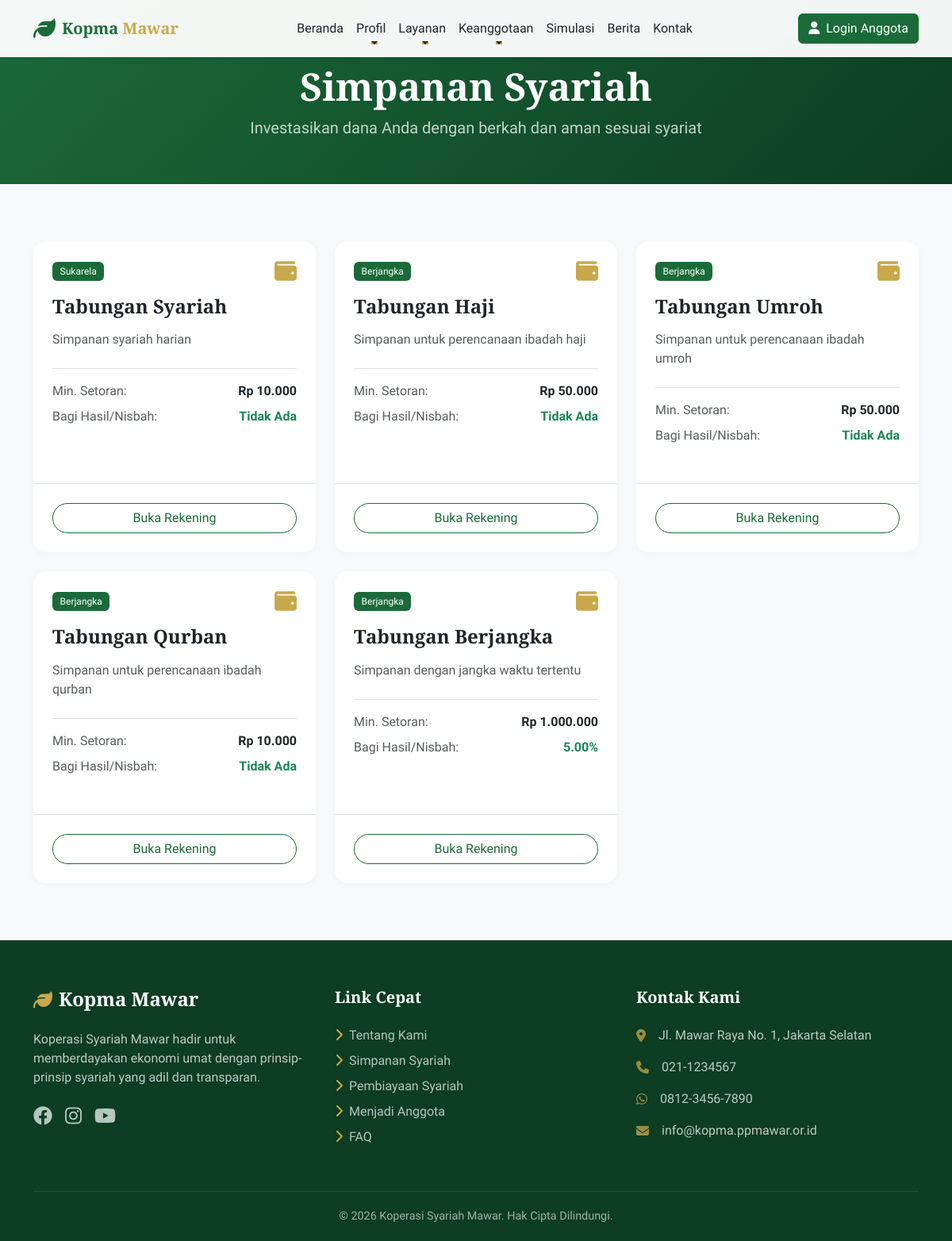
Screenshot of /product/savings with the database file from the repository.
### tables this page shows
CREATE TABLE savings_products (
    id INT AUTO_INCREMENT PRIMARY KEY,
    name VARCHAR(100) NOT NULL,
    type VARCHAR(50),
    description TEXT,
    min_amount DECIMAL(15,2),
    margin_rate DECIMAL(5,2),
    terms TEXT,
    is_active TINYINT(1) DEFAULT 1,
    created_at DATETIME
);

### app/controllers/ProductController.php (called while the page is built, shortened)
<?php
class ProductController extends Controller {
    public function savings() {
        $savingModel = $this->model('SavingProductModel');
        $data = [
            'title' => 'Simpanan Syariah',
            'products' => $savingModel->findActive()
        ];
        $this->view('public/savings', $data);
    }
}

### app/core/App.php (called while the page is built, shortened)
<?php
class App {
    protected $controller = 'HomeController';
    protected $method = 'index';
    public function __construct() {
        $url = $this->parseUrl();
        $controllerName = isset($url[0]) ? str_replace('-', '', ucwords($url[0], '-')) . 'Controller' : $this->controller;
        if (file_exists(APP_ROOT . '/app/controllers/' . $controllerName . '.php')) {
            $this->controller = $controllerName;
            unset($url[0]);
        }
        $this->controller = new $this->controller;
        if (isset($url[1])) {
            $methodName = lcfirst(str_replace('-', '', ucwords($url[1], '-')));
            if (method_exists($this->controller, $methodName)) {
                $this->method = $methodName;
                unset($url[1]);
            }
        }
        $this->params = $url ? array_values($url) : [];
        call_user_func_array([$this->controller, $this->method], $this->params);
    }
    public function parseUrl() {
        if (isset($_GET['url'])) {
            $url = rtrim($_GET['url'], '/');
            $url = filter_var($url, FILTER_SANITIZE_URL);
            $url = explode('/', $url);
            return $url;
        }
        return [];
    }
}

### public/index.php (called while the page is built, shortened)
<?php
spl_autoload_register(function($class) {
    $paths = [
        APP_ROOT . '/app/core/' . $class . '.php',
        APP_ROOT . '/app/controllers/' . $class . '.php',
        APP_ROOT . '/app/models/' . $class . '.php',
        APP_ROOT . '/app/helpers/' . $class . '.php',
    ];
    foreach ($paths as $path) {
        if (file_exists($path)) {
            return;
        }
    }
});
$app = new App();

### app/helpers/Auth.php (called while the page is built, shortened)
<?php
class Auth {
    public static function isLoggedIn() {
        return isset($_SESSION['user_id']);
    }
}

### app/models/SavingProductModel.php (called while the page is built, shortened)
<?php
class SavingProductModel {
    private $db;
    public function __construct() {
        $this->db = Database::getInstance()->getConnection();
    }
    public function findActive() {
        $stmt = $this->db->query("SELECT * FROM savings_products WHERE is_active = 1 ORDER BY created_at DESC");
        return $stmt->fetchAll();
    }
}

### app/core/Database.php (called while the page is built)
<?php
class Database {
    private static $instance = null;
    private $pdo;
    private function __construct() {
        try {
            $dsn = "mysql:host=" . DB_HOST . ";dbname=" . DB_NAME . ";charset=utf8mb4";
            $options = [
                PDO::ATTR_ERRMODE            => PDO::ERRMODE_EXCEPTION,
                PDO::ATTR_DEFAULT_FETCH_MODE => PDO::FETCH_ASSOC,
                PDO::ATTR_EMULATE_PREPARES   => false,
            ];
            $this->pdo = new PDO($dsn, DB_USER, DB_PASS, $options);
        } catch (PDOException $e) {
            die("Connection failed: " . $e->getMessage());
        }
    }
    public static function getInstance() {
        if (self::$instance == null) {
            self::$instance = new Database();
        }
        return self::$instance;
    }
    public function getConnection() {
        return $this->pdo;
    }
}

### app/helpers/Helper.php (called while the page is built, shortened)
<?php
class Helper {
    public static function formatRupiah($amount) {
        return "Rp " . number_format($amount, 0, ',', '.');
    }
}

### app/views/public/savings.php (the view)
<?php include APP_ROOT . '/app/views/layouts/public_header.php'; ?>
<div class="page-header">
    <div class="container">
        <h1 class="display-5 fw-bold">Simpanan Syariah</h1>
        <p class="lead opacity-75">Investasikan dana Anda dengan berkah dan aman sesuai syariat</p>
    </div>
</div>
<section class="py-5 my-4">
    <div class="container">
        <div class="row g-4">
            <?php if(empty($products)): ?>
                <div class="col-12 text-center py-5">
                    <h4 class="text-muted">Belum ada produk simpanan yang tersedia.</h4>
                </div>
            <?php else: ?>
                <?php foreach($products as $product): ?>
                <div class="col-lg-4 col-md-6">
                    <div class="card shadow-sm border-0 rounded-4 h-100 card-hover-lift">
                        <div class="card-body p-4">
                            <div class="d-flex justify-content-between align-items-center mb-3">
                                <span class="badge <?= $product['type'] == 'Wajib' ? 'bg-danger' : 'bg-primary' ?>"><?= $product['type'] ?></span>
                                <i class="fa-solid fa-wallet text-secondary fs-3"></i>
                            </div>
                            <h4 class="card-title fw-bold text-primary-dark mb-3"><?= $product['name'] ?></h4>
                            <p class="card-text text-muted mb-4"><?= $product['description'] ?></p>
                            <ul class="list-unstyled mb-4 border-top pt-3">
                                <li class="d-flex justify-content-between mb-2">
                                    <span class="text-muted">Min. Setoran:</span>
                                    <span class="fw-bold"><?= Helper::formatRupiah($product['min_amount']) ?></span>
                                </li>
                                <li class="d-flex justify-content-between mb-2">
                                    <span class="text-muted">Bagi Hasil/Nisbah:</span>
                                    <span class="fw-bold text-success"><?= $product['margin_rate'] > 0 ? $product['margin_rate'].'%' : 'Tidak Ada' ?></span>
                                </li>
                            </ul>
                        </div>
                        <div class="card-footer bg-transparent border-top p-4 text-center">
                            <a href="<?= BASE_URL ?>/membership/register" class="btn btn-outline-primary w-100 rounded-pill">Buka Rekening</a>
                        </div>
                    </div>
                </div>
                <?php endforeach; ?>
            <?php endif; ?>
        </div>
    </div>
</section>
<?php include APP_ROOT . '/app/views/layouts/public_footer.php'; ?>

### app/core/Controller.php (shortened to what this page needs)
<?php
class Controller {
    public function view($view, $data = []) {
        if (file_exists(APP_ROOT . '/app/views/' . $view . '.php')) {
            extract($data);
            require_once APP_ROOT . '/app/views/' . $view . '.php';
        } else {
            die("View does not exist: " . $view);
        }
    }
    public function model($model) {
        if (file_exists(APP_ROOT . '/app/models/' . $model . '.php')) {
            return new $model();
        }
        die("Model does not exist: " . $model);
    }
}

### app/views/layouts/public_header.php (shortened to what this page needs)
<!DOCTYPE html>
<html lang="id">
<head>
    <link href="https://cdn.jsdelivr.net/npm/bootstrap@5.3.2/dist/css/bootstrap.min.css" rel="stylesheet">
    <link rel="stylesheet" href="https://cdnjs.cloudflare.com/ajax/libs/font-awesome/6.4.0/css/all.min.css">
    <link rel="stylesheet" href="<?= BASE_URL ?>/assets/css/main.css">
</head>
<body>
    <nav class="navbar navbar-expand-lg fixed-top">
        <div class="container">
            <a class="navbar-brand d-flex align-items-center" href="<?= BASE_URL ?>/">
                <i class="fa-solid fa-leaf text-primary me-2 fs-3"></i>
                <span class="fw-bold text-primary">Kopma <span class="text-secondary">Mawar</span></span>
            </a>
            <div class="collapse navbar-collapse" id="navbarNav">
                <ul class="navbar-nav mx-auto">
                    <li class="nav-item">
                        <a class="nav-link spa-link" href="<?= BASE_URL ?>/">Beranda</a>
                    </li>
                    <li class="nav-item dropdown">
                        <a class="nav-link dropdown-toggle" href="#" role="button" data-bs-toggle="dropdown">Profil</a>
                    </li>
                    <li class="nav-item dropdown">
                        <a class="nav-link dropdown-toggle" href="#" role="button" data-bs-toggle="dropdown">Layanan</a>
                    </li>
                    <li class="nav-item dropdown">
                        <a class="nav-link dropdown-toggle" href="#" role="button" data-bs-toggle="dropdown">Keanggotaan</a>
                    </li>
                    <li class="nav-item">
                        <a class="nav-link spa-link" href="<?= BASE_URL ?>/simulation">Simulasi</a>
                    </li>
                    <li class="nav-item">
                        <a class="nav-link spa-link" href="<?= BASE_URL ?>/news">Berita</a>
                    </li>
                    <li class="nav-item">
                        <a class="nav-link spa-link" href="<?= BASE_URL ?>/contact">Kontak</a>
                    </li>
                </ul>
                <div class="d-flex">
                    <?php if(Auth::isLoggedIn()): ?>
                        <a href="<?= Auth::isAdmin() ? BASE_URL.'/admin-dashboard' : BASE_URL.'/member-dashboard' ?>" class="btn btn-outline-primary spa-link me-2">Dashboard</a>
                        <a href="<?= BASE_URL ?>/auth/logout" class="btn btn-primary">Logout</a>
                    <?php else: ?>
                        <a href="<?= BASE_URL ?>/auth/login" class="btn btn-primary spa-link"><i class="fa-solid fa-user me-2"></i>Login Anggota</a>
                    <?php endif; ?>
                </div>
            </div>
        </div>
    </nav>
    <main style="min-height: 80vh;">

### app/views/layouts/public_footer.php (shortened to what this page needs)
    </main>
    <footer class="footer">
        <div class="container">
            <div class="row gy-4">
                <div class="col-lg-4 col-md-6">
                    <h4 class="text-white mb-4 d-flex align-items-center">
                        <i class="fa-solid fa-leaf text-secondary me-2"></i> Kopma Mawar
                    </h4>
                    <p class="text-light opacity-75">Koperasi Syariah Mawar hadir untuk memberdayakan ekonomi umat dengan prinsip-prinsip syariah yang adil dan transparan.</p>
                    <div class="d-flex gap-3 mt-4">
                        <a href="#"><i class="fa-brands fa-facebook fs-4"></i></a>
                        <a href="#"><i class="fa-brands fa-instagram fs-4"></i></a>
                        <a href="#"><i class="fa-brands fa-youtube fs-4"></i></a>
                    </div>
                </div>
                <div class="col-lg-4 col-md-6">
                    <h5 class="text-white mb-4">Link Cepat</h5>
                    <ul class="list-unstyled d-flex flex-column gap-2">
                        <li><a href="<?= BASE_URL ?>/profile"><i class="fa-solid fa-chevron-right me-2 text-secondary"></i>Tentang Kami</a></li>
                        <li><a href="<?= BASE_URL ?>/product/savings"><i class="fa-solid fa-chevron-right me-2 text-secondary"></i>Simpanan Syariah</a></li>
                        <li><a href="<?= BASE_URL ?>/product/financing"><i class="fa-solid fa-chevron-right me-2 text-secondary"></i>Pembiayaan Syariah</a></li>
                        <li><a href="<?= BASE_URL ?>/membership"><i class="fa-solid fa-chevron-right me-2 text-secondary"></i>Menjadi Anggota</a></li>
                        <li><a href="<?= BASE_URL ?>/faq"><i class="fa-solid fa-chevron-right me-2 text-secondary"></i>FAQ</a></li>
                    </ul>
                </div>
                <div class="col-lg-4 col-md-6">
                    <h5 class="text-white mb-4">Kontak Kami</h5>
                    <ul class="list-unstyled text-light opacity-75 d-flex flex-column gap-3">
                        <li class="d-flex"><i class="fa-solid fa-location-dot mt-1 me-3 text-secondary"></i> Jl. Mawar Raya No. 1, Jakarta Selatan</li>
                        <li class="d-flex"><i class="fa-solid fa-phone mt-1 me-3 text-secondary"></i> 021-1234567</li>
                        <li class="d-flex"><i class="fa-brands fa-whatsapp mt-1 me-3 text-secondary"></i> 0812-3456-7890</li>
                        <li class="d-flex"><i class="fa-solid fa-envelope mt-1 me-3 text-secondary"></i> info@kopma.ppmawar.or.id</li>
                    </ul>
                </div>
            </div>
            <div class="footer-bottom text-center">
                <p class="mb-0">&copy; <?= date('Y') ?> Koperasi Syariah Mawar. Hak Cipta Dilindungi.</p>
            </div>
        </div>
    </footer>
</body>
</html>

### public/assets/css/main.css (style rules this page uses)
:root { --primary: #1B6B3A; --primary-dark: #0D3D22; --primary-light: #2A9D55; --secondary: #C9A84C; --secondary-light: #DFCD90; --dark: #212529; --light: #F8F9FA; --white: #ffffff; --gray: #6c757d; }
body { font-family: 'Plus Jakarta Sans', sans-serif; color: var(--dark); background-color: var(--light); overflow-x: hidden; }
h1, h2, h3, h4, h5, h6, .navbar-brand { font-family: 'Playfair Display', serif; font-weight: 700; }
.text-primary { color: var(--primary) !important; }
.text-secondary { color: var(--secondary) !important; }
.bg-primary { background-color: var(--primary) !important; }
.btn-primary { background-color: var(--primary); border-color: var(--primary); color: var(--white); transition: all 0.3s ease; }
.btn-outline-primary { color: var(--primary); border-color: var(--primary); }
.navbar { transition: all 0.3s ease; padding: 1rem 0; background: rgba(255, 255, 255, 0.95); backdrop-filter: blur(10px); box-shadow: 0 2px 10px rgba(0,0,0,0.05); }
.navbar-nav .nav-link { font-weight: 500; color: var(--dark); padding: 0.5rem 1rem; position: relative; transition: all 0.3s ease; }
.navbar-nav .nav-link::after { content: ''; position: absolute; width: 0; height: 2px; bottom: 0; left: 50%; background-color: var(--secondary); transition: all 0.3s ease; transform: translateX(-50%); }
.card { border: none; border-radius: 12px; box-shadow: 0 5px 20px rgba(0,0,0,0.05); transition: all 0.3s ease; overflow: hidden; }
.card-hover-lift { transition: transform 0.3s cubic-bezier(0.175, 0.885, 0.32, 1.275); }
.badge { padding: 0.5em 0.8em; font-weight: 500; border-radius: 6px; }
.footer { background-color: var(--primary-dark); color: var(--white); padding: 60px 0 20px; }
.footer a { color: rgba(255,255,255,0.7); text-decoration: none; transition: all 0.3s ease; }
.footer-bottom { margin-top: 40px; padding-top: 20px; border-top: 1px solid rgba(255,255,255,0.1); font-size: 0.9rem; color: rgba(255,255,255,0.6); }
.page-header { background: linear-gradient(135deg, var(--primary) 0%, var(--primary-dark) 100%); padding: 80px 0 40px; color: white; text-align: center; position: relative; }
.shadow-sm { box-shadow: 0 2px 10px rgba(0,0,0,0.03) !important; }

### rows the page displays
savings_products: type "Sukarela", name "Tabungan Syariah", description "Simpanan syariah harian", min_amount "Rp 10.000", margin_rate "Tidak Ada"
savings_products: type "Berjangka", name "Tabungan Haji", description "Simpanan untuk perencanaan ibadah haji", min_amount "Rp 50.000", margin_rate "Tidak Ada"
savings_products: type "Berjangka", name "Tabungan Umroh", description "Simpanan untuk perencanaan ibadah umroh", min_amount "Rp 50.000", margin_rate "Tidak Ada"
savings_products: type "Berjangka", name "Tabungan Qurban", description "Simpanan untuk perencanaan ibadah qurban", min_amount "Rp 10.000", margin_rate "Tidak Ada"
savings_products: type "Berjangka", name "Tabungan Berjangka", description "Simpanan dengan jangka waktu tertentu", min_amount "Rp 1.000.000", margin_rate "5.00"
